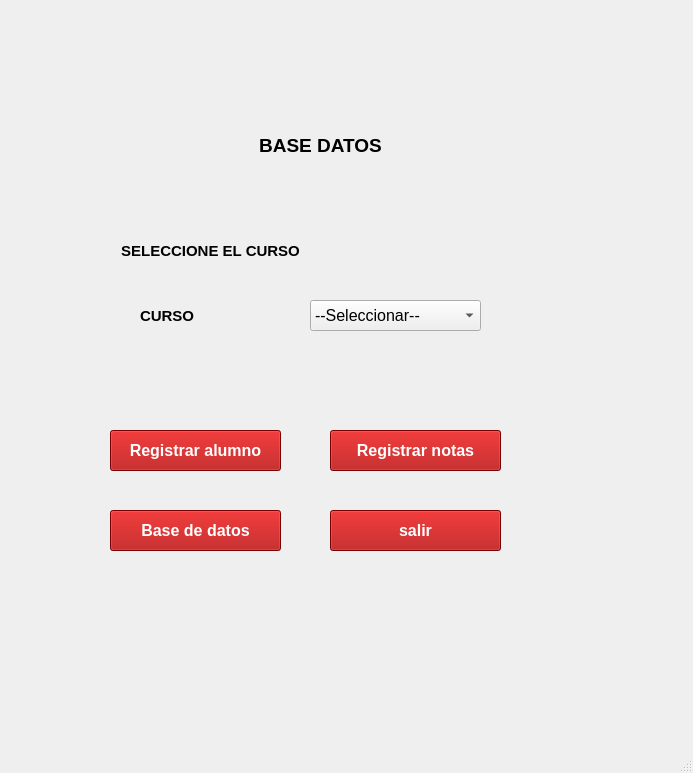
<?xml version="1.0" encoding="UTF-8"?>
<ui version="4.0">
 <class>MainWindow</class>
 <widget class="QMainWindow" name="MainWindow">
  <property name="geometry">
   <rect>
    <x>0</x>
    <y>0</y>
    <width>693</width>
    <height>773</height>
   </rect>
  </property>
  <property name="windowTitle">
   <string>MainWindow</string>
  </property>
  <widget class="QWidget" name="centralwidget">
   <widget class="QLabel" name="label_3">
    <property name="geometry">
     <rect>
      <x>140</x>
      <y>300</y>
      <width>81</width>
      <height>31</height>
     </rect>
    </property>
    <property name="font">
     <font>
      <pointsize>11</pointsize>
      <weight>75</weight>
      <bold>true</bold>
     </font>
    </property>
    <property name="text">
     <string>CURSO</string>
    </property>
   </widget>
   <widget class="QLabel" name="label_5">
    <property name="geometry">
     <rect>
      <x>220</x>
      <y>130</y>
      <width>201</width>
      <height>31</height>
     </rect>
    </property>
    <property name="font">
     <font>
      <pointsize>14</pointsize>
      <weight>75</weight>
      <bold>true</bold>
     </font>
    </property>
    <property name="text">
     <string>BASE DATOS</string>
    </property>
    <property name="alignment">
     <set>Qt::AlignCenter</set>
    </property>
   </widget>
   <widget class="QComboBox" name="cbo_cursos">
    <property name="geometry">
     <rect>
      <x>310</x>
      <y>300</y>
      <width>171</width>
      <height>31</height>
     </rect>
    </property>
    <property name="font">
     <font>
      <pointsize>12</pointsize>
     </font>
    </property>
    <item>
     <property name="text">
      <string>--Seleccionar--</string>
     </property>
    </item>
   </widget>
   <widget class="QPushButton" name="btn_registrar">
    <property name="geometry">
     <rect>
      <x>110</x>
      <y>430</y>
      <width>171</width>
      <height>41</height>
     </rect>
    </property>
    <property name="font">
     <font>
      <pointsize>12</pointsize>
      <weight>75</weight>
      <bold>true</bold>
     </font>
    </property>
    <property name="styleSheet">
     <string notr="true">background:rgb(170, 0, 0); color:white;</string>
    </property>
    <property name="text">
     <string>Registrar alumno</string>
    </property>
   </widget>
   <widget class="QLabel" name="label_6">
    <property name="geometry">
     <rect>
      <x>100</x>
      <y>230</y>
      <width>221</width>
      <height>41</height>
     </rect>
    </property>
    <property name="font">
     <font>
      <pointsize>11</pointsize>
      <weight>75</weight>
      <bold>true</bold>
     </font>
    </property>
    <property name="text">
     <string>SELECCIONE EL CURSO</string>
    </property>
    <property name="alignment">
     <set>Qt::AlignCenter</set>
    </property>
   </widget>
   <widget class="QPushButton" name="btn_notas">
    <property name="geometry">
     <rect>
      <x>330</x>
      <y>430</y>
      <width>171</width>
      <height>41</height>
     </rect>
    </property>
    <property name="font">
     <font>
      <pointsize>12</pointsize>
      <weight>75</weight>
      <bold>true</bold>
     </font>
    </property>
    <property name="styleSheet">
     <string notr="true">background:rgb(170, 0, 0); color:white;</string>
    </property>
    <property name="text">
     <string>Registrar notas</string>
    </property>
   </widget>
   <widget class="QPushButton" name="btn_base">
    <property name="geometry">
     <rect>
      <x>110</x>
      <y>510</y>
      <width>171</width>
      <height>41</height>
     </rect>
    </property>
    <property name="font">
     <font>
      <pointsize>12</pointsize>
      <weight>75</weight>
      <bold>true</bold>
     </font>
    </property>
    <property name="styleSheet">
     <string notr="true">background:rgb(170, 0, 0); color:white;</string>
    </property>
    <property name="text">
     <string>Base de datos</string>
    </property>
   </widget>
   <widget class="QPushButton" name="btn_salir">
    <property name="geometry">
     <rect>
      <x>330</x>
      <y>510</y>
      <width>171</width>
      <height>41</height>
     </rect>
    </property>
    <property name="font">
     <font>
      <pointsize>12</pointsize>
      <weight>75</weight>
      <bold>true</bold>
     </font>
    </property>
    <property name="styleSheet">
     <string notr="true">background:rgb(170, 0, 0); color:white;</string>
    </property>
    <property name="text">
     <string>salir</string>
    </property>
   </widget>
  </widget>
  <widget class="QMenuBar" name="menubar">
   <property name="geometry">
    <rect>
     <x>0</x>
     <y>0</y>
     <width>693</width>
     <height>26</height>
    </rect>
   </property>
  </widget>
  <widget class="QStatusBar" name="statusbar"/>
 </widget>
 <resources/>
 <connections/>
</ui>
